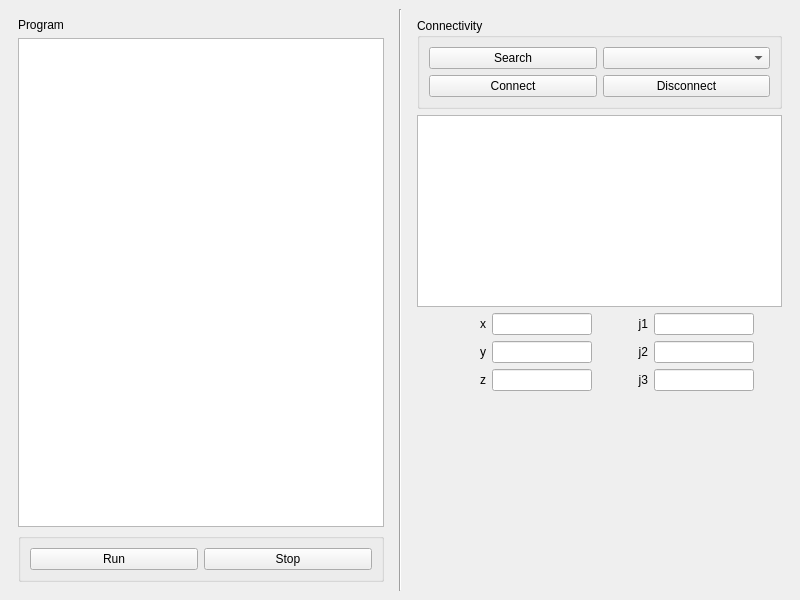
<?xml version="1.0" encoding="UTF-8"?>
<ui version="4.0">
 <class>MainWindow</class>
 <widget class="QMainWindow" name="MainWindow">
  <property name="geometry">
   <rect>
    <x>0</x>
    <y>0</y>
    <width>800</width>
    <height>600</height>
   </rect>
  </property>
  <property name="windowTitle">
   <string>M4N3D app</string>
  </property>
  <widget class="QWidget" name="centralwidget">
   <layout class="QHBoxLayout" name="horizontalLayout_2">
    <item>
     <widget class="QWidget" name="widgetControl" native="true">
      <layout class="QVBoxLayout" name="verticalLayout_2">
       <item>
        <widget class="QLabel" name="label">
         <property name="text">
          <string>Program</string>
         </property>
        </widget>
       </item>
       <item>
        <widget class="QTextEdit" name="console"/>
       </item>
       <item>
        <widget class="QGroupBox" name="groupBox_3">
         <property name="title">
          <string/>
         </property>
         <layout class="QHBoxLayout" name="horizontalLayout_4">
          <item>
           <widget class="QPushButton" name="pushButtonRun">
            <property name="text">
             <string>Run</string>
            </property>
           </widget>
          </item>
          <item>
           <widget class="QPushButton" name="pushButtonStop">
            <property name="text">
             <string>Stop</string>
            </property>
           </widget>
          </item>
         </layout>
        </widget>
       </item>
      </layout>
     </widget>
    </item>
    <item>
     <widget class="Line" name="line">
      <property name="orientation">
       <enum>Qt::Vertical</enum>
      </property>
     </widget>
    </item>
    <item>
     <widget class="QWidget" name="widgetInfo" native="true">
      <layout class="QVBoxLayout" name="verticalLayout">
       <item>
        <widget class="QGroupBox" name="groupBoxConnectivity">
         <property name="title">
          <string>Connectivity</string>
         </property>
         <layout class="QGridLayout" name="gridLayout">
          <item row="0" column="2">
           <widget class="QComboBox" name="comboBoxDevices"/>
          </item>
          <item row="0" column="0">
           <widget class="QPushButton" name="pushButtonSearch">
            <property name="text">
             <string>Search</string>
            </property>
           </widget>
          </item>
          <item row="1" column="0">
           <widget class="QPushButton" name="pushButtonConnect">
            <property name="text">
             <string>Connect</string>
            </property>
           </widget>
          </item>
          <item row="1" column="2">
           <widget class="QPushButton" name="pushButtonDisconnect">
            <property name="text">
             <string>Disconnect</string>
            </property>
           </widget>
          </item>
         </layout>
        </widget>
       </item>
       <item>
        <widget class="QTextEdit" name="textEditLogs"/>
       </item>
       <item>
        <layout class="QFormLayout" name="formLayout">
         <property name="labelAlignment">
          <set>Qt::AlignLeading|Qt::AlignLeft|Qt::AlignVCenter</set>
         </property>
         <property name="formAlignment">
          <set>Qt::AlignHCenter|Qt::AlignTop</set>
         </property>
         <item row="0" column="0">
          <layout class="QVBoxLayout" name="verticalLayout_3">
           <item>
            <layout class="QHBoxLayout" name="horizontalLayout_6">
             <item>
              <widget class="QLabel" name="x">
               <property name="minimumSize">
                <size>
                 <width>35</width>
                 <height>0</height>
                </size>
               </property>
               <property name="maximumSize">
                <size>
                 <width>50</width>
                 <height>16777215</height>
                </size>
               </property>
               <property name="text">
                <string>x</string>
               </property>
               <property name="alignment">
                <set>Qt::AlignRight|Qt::AlignTrailing|Qt::AlignVCenter</set>
               </property>
              </widget>
             </item>
             <item>
              <widget class="QLineEdit" name="xValue">
               <property name="sizePolicy">
                <sizepolicy hsizetype="Minimum" vsizetype="Fixed">
                 <horstretch>0</horstretch>
                 <verstretch>0</verstretch>
                </sizepolicy>
               </property>
               <property name="maximumSize">
                <size>
                 <width>100</width>
                 <height>16777215</height>
                </size>
               </property>
               <property name="readOnly">
                <bool>true</bool>
               </property>
              </widget>
             </item>
            </layout>
           </item>
           <item>
            <layout class="QHBoxLayout" name="horizontalLayout">
             <item>
              <widget class="QLabel" name="y">
               <property name="text">
                <string>y</string>
               </property>
               <property name="alignment">
                <set>Qt::AlignRight|Qt::AlignTrailing|Qt::AlignVCenter</set>
               </property>
              </widget>
             </item>
             <item>
              <widget class="QLineEdit" name="yValue">
               <property name="sizePolicy">
                <sizepolicy hsizetype="Minimum" vsizetype="Fixed">
                 <horstretch>0</horstretch>
                 <verstretch>0</verstretch>
                </sizepolicy>
               </property>
               <property name="maximumSize">
                <size>
                 <width>100</width>
                 <height>16777215</height>
                </size>
               </property>
               <property name="readOnly">
                <bool>true</bool>
               </property>
              </widget>
             </item>
            </layout>
           </item>
           <item>
            <layout class="QHBoxLayout" name="horizontalLayout_8">
             <item>
              <widget class="QLabel" name="z">
               <property name="text">
                <string>z</string>
               </property>
               <property name="alignment">
                <set>Qt::AlignRight|Qt::AlignTrailing|Qt::AlignVCenter</set>
               </property>
              </widget>
             </item>
             <item>
              <widget class="QLineEdit" name="zValue">
               <property name="sizePolicy">
                <sizepolicy hsizetype="Minimum" vsizetype="Fixed">
                 <horstretch>0</horstretch>
                 <verstretch>0</verstretch>
                </sizepolicy>
               </property>
               <property name="maximumSize">
                <size>
                 <width>100</width>
                 <height>16777215</height>
                </size>
               </property>
               <property name="readOnly">
                <bool>true</bool>
               </property>
              </widget>
             </item>
            </layout>
           </item>
          </layout>
         </item>
         <item row="0" column="1">
          <layout class="QVBoxLayout" name="verticalLayout_5">
           <item>
            <layout class="QHBoxLayout" name="horizontalLayout_11">
             <item>
              <widget class="QLabel" name="j1">
               <property name="minimumSize">
                <size>
                 <width>50</width>
                 <height>0</height>
                </size>
               </property>
               <property name="maximumSize">
                <size>
                 <width>50</width>
                 <height>16777215</height>
                </size>
               </property>
               <property name="text">
                <string>j1</string>
               </property>
               <property name="alignment">
                <set>Qt::AlignRight|Qt::AlignTrailing|Qt::AlignVCenter</set>
               </property>
              </widget>
             </item>
             <item>
              <widget class="QLineEdit" name="j1Value">
               <property name="sizePolicy">
                <sizepolicy hsizetype="Minimum" vsizetype="Fixed">
                 <horstretch>0</horstretch>
                 <verstretch>0</verstretch>
                </sizepolicy>
               </property>
               <property name="maximumSize">
                <size>
                 <width>100</width>
                 <height>16777215</height>
                </size>
               </property>
               <property name="readOnly">
                <bool>true</bool>
               </property>
              </widget>
             </item>
            </layout>
           </item>
           <item>
            <layout class="QHBoxLayout" name="horizontalLayout_9">
             <item>
              <widget class="QLabel" name="j2">
               <property name="maximumSize">
                <size>
                 <width>50</width>
                 <height>16777215</height>
                </size>
               </property>
               <property name="text">
                <string>j2</string>
               </property>
               <property name="alignment">
                <set>Qt::AlignRight|Qt::AlignTrailing|Qt::AlignVCenter</set>
               </property>
              </widget>
             </item>
             <item>
              <widget class="QLineEdit" name="j2Value">
               <property name="sizePolicy">
                <sizepolicy hsizetype="Minimum" vsizetype="Fixed">
                 <horstretch>0</horstretch>
                 <verstretch>0</verstretch>
                </sizepolicy>
               </property>
               <property name="maximumSize">
                <size>
                 <width>100</width>
                 <height>16777215</height>
                </size>
               </property>
               <property name="readOnly">
                <bool>true</bool>
               </property>
              </widget>
             </item>
            </layout>
           </item>
           <item>
            <layout class="QHBoxLayout" name="horizontalLayout_7">
             <item>
              <widget class="QLabel" name="j3">
               <property name="maximumSize">
                <size>
                 <width>50</width>
                 <height>16777215</height>
                </size>
               </property>
               <property name="text">
                <string>j3</string>
               </property>
               <property name="alignment">
                <set>Qt::AlignRight|Qt::AlignTrailing|Qt::AlignVCenter</set>
               </property>
              </widget>
             </item>
             <item>
              <widget class="QLineEdit" name="j3Value">
               <property name="sizePolicy">
                <sizepolicy hsizetype="Minimum" vsizetype="Fixed">
                 <horstretch>0</horstretch>
                 <verstretch>0</verstretch>
                </sizepolicy>
               </property>
               <property name="maximumSize">
                <size>
                 <width>100</width>
                 <height>16777215</height>
                </size>
               </property>
               <property name="readOnly">
                <bool>true</bool>
               </property>
              </widget>
             </item>
            </layout>
           </item>
          </layout>
         </item>
        </layout>
       </item>
       <item>
        <spacer name="verticalSpacer">
         <property name="orientation">
          <enum>Qt::Vertical</enum>
         </property>
         <property name="sizeHint" stdset="0">
          <size>
           <width>20</width>
           <height>40</height>
          </size>
         </property>
        </spacer>
       </item>
      </layout>
     </widget>
    </item>
   </layout>
  </widget>
 </widget>
 <resources/>
 <connections/>
</ui>
